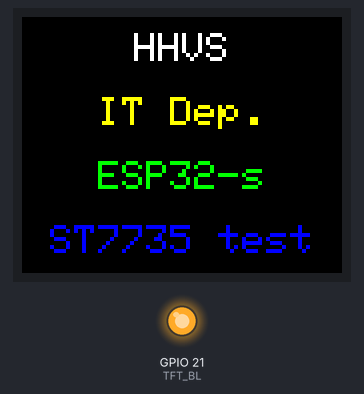
This program was run on a simulated ESP32. On the bench: 160×128 colour display, output pins drawn as LEDs (lit = HIGH). What the program prints to the serial monitor is not drawn.

Above: at 0.2 s.

The program:

main.cpp
```cpp
/**
 * @file main.cpp
 * @brief ESP32-S + ST7735 1.8" TFT 顯示專案
 * @date 2025-11-17
 *
 * 功能：在螢幕上顯示四行文字
 * - 第 1 行：HHVS (白色)
 * - 第 2 行：IT Dep. (黃色)
 * - 第 3 行：ESP32-s (綠色)
 * - 第 4 行：ST7735 test (藍色)
 *
 * 使用 Adafruit GFX + Adafruit ST7735 Library
 */

#include <Arduino.h>
#include <Adafruit_GFX.h>
#include <Adafruit_ST7735.h>
#include <SPI.h>
#include "config.h"

// ==================== TFT 物件初始化 ====================
Adafruit_ST7735 tft = Adafruit_ST7735(TFT_CS, TFT_DC, TFT_RST);

// ==================== 函式宣告 ====================
void displayText();

// ==================== Setup ====================
void setup() {
  // 初始化 Serial（除錯用）
  Serial.begin(SERIAL_BAUD);
  Serial.println("ESP32-S ST7735 TFT 初始化中...");

  // 初始化背光（設為高電位，常亮）
  pinMode(TFT_BL, OUTPUT);
  digitalWrite(TFT_BL, HIGH);

  // 初始化 TFT
  tft.initR(TFT_INIT_MODE);
  Serial.println("TFT 初始化完成");

  // 設定螢幕旋轉方向
  tft.setRotation(TFT_ROTATION);

  // 清除畫面（黑色背景）
  tft.fillScreen(ST77XX_BLACK);

  // 顯示文字
  displayText();

  Serial.println("顯示完成，進入待機模式");
}

// ==================== Loop ====================
void loop() {
  // 固定顯示，不需重繪
  delay(1000);
}

// ==================== 函式定義 ====================

/**
 * @brief 顯示四行文字，置中對齊
 */
void displayText() {
  // 文字大小設定
  tft.setTextSize(2);

  // 取得螢幕尺寸（依旋轉方向）
  int16_t screenWidth = tft.width();
  int16_t screenHeight = tft.height();

  // 字元尺寸估算（size=2 時，每字元約 12x16 像素）
  int16_t charWidth = 12;
  int16_t charHeight = 16;
  int16_t lineSpacing = 16; // 行距

  // 計算起始 Y 座標（讓四行文字整體置中）
  int16_t totalHeight = charHeight * 4 + lineSpacing * 3;
  int16_t startY = (screenHeight - totalHeight) / 2;

  // ==================== 第 1 行：HHVS (白色) ====================
  String line1 = "HHVS";
  int16_t x1 = (screenWidth - line1.length() * charWidth) / 2; // 置中 X 座標
  int16_t y1 = startY; // 第 1 行 Y 座標

  tft.setCursor(x1, y1);
  tft.setTextColor(ST77XX_WHITE);
  tft.println(line1);

  // ==================== 第 2 行：IT Dep. (黃色) ====================
  String line2 = "IT Dep.";
  int16_t x2 = (screenWidth - line2.length() * charWidth) / 2;
  int16_t y2 = y1 + charHeight + lineSpacing;

  tft.setCursor(x2, y2);
  tft.setTextColor(ST77XX_YELLOW);
  tft.println(line2);

  // ==================== 第 3 行：ESP32-s (綠色) ====================
  String line3 = "ESP32-s";
  int16_t x3 = (screenWidth - line3.length() * charWidth) / 2;
  int16_t y3 = y2 + charHeight + lineSpacing;

  tft.setCursor(x3, y3);
  tft.setTextColor(ST77XX_GREEN);
  tft.println(line3);

  // ==================== 第 4 行：ST7735 test (藍色) ====================
  String line4 = "ST7735 test";
  int16_t x4 = (screenWidth - line4.length() * charWidth) / 2;
  int16_t y4 = y3 + charHeight + lineSpacing;

  tft.setCursor(x4, y4);
  tft.setTextColor(ST77XX_BLUE);
  tft.println(line4);

  Serial.println("文字顯示完成");
}
```

config.h
```cpp
/**
 * @file config.h
 * @brief GPIO 腳位配置與系統常數定義
 * @date 2025-11-17
 *
 * ESP32-S + ST7735 1.8" TFT 專案
 * 腳位配置避開 ESP32 保留腳與敏感腳位
 */

#ifndef CONFIG_H
#define CONFIG_H

// ==================== SPI 與 TFT 腳位定義 ====================

// SPI 標準腳位
#define TFT_SCK   18    // SPI Clock (SCL)
#define TFT_MOSI  23    // SPI MOSI (SDA)

// TFT 控制腳位
#define TFT_CS    17    // Chip Select
#define TFT_DC    16    // Data/Command (RS)
#define TFT_RST   4     // Reset

// 背光腳位
#define TFT_BL    21    // Backlight (可選用 PWM 控制亮度)

// ==================== 系統設定 ====================

// Serial 鮑率
#define SERIAL_BAUD 115200

// TFT 初始化模式 (依實際模組調整)
// 可選: INITR_BLACKTAB, INITR_GREENTAB, INITR_REDTAB
#define TFT_INIT_MODE INITR_BLACKTAB

// 螢幕旋轉方向 (0-3)
// 0: 無旋轉, 1: 順時針90度, 2: 180度, 3: 逆時針90度
#define TFT_ROTATION 3

#endif // CONFIG_H
```
